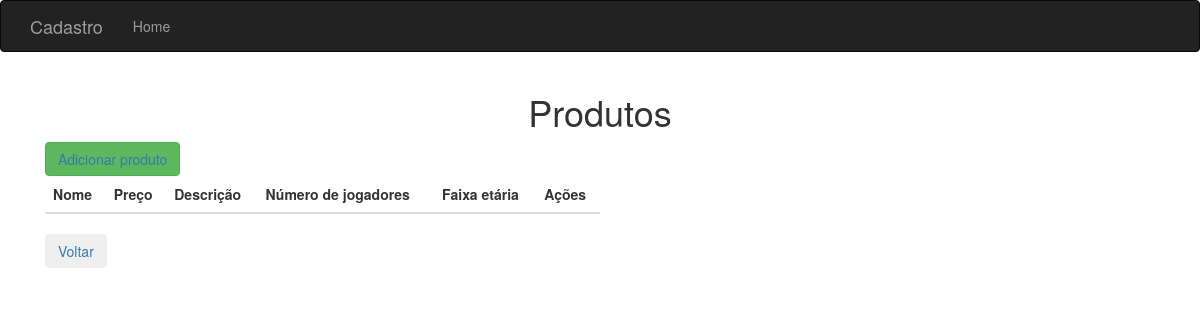
The page /product on the database as committed earlier.
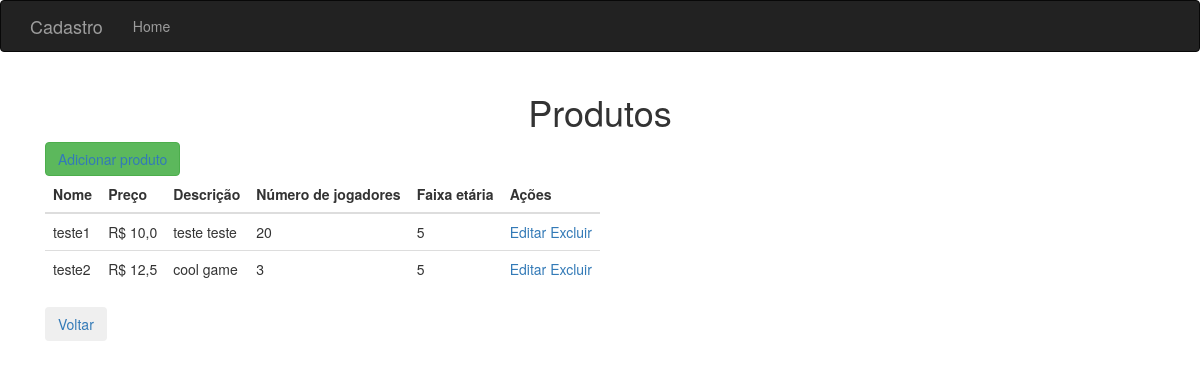
The same page on the database as committed later.
### models.py (models this page shows)
class Product(db.Model):
    __tablename__ = 'product'
    id = db.Column('id', db.Integer, primary_key=True, autoincrement=True)
    name = db.Column(db.String(150))
    price = db.Column(db.Float)
    description = db.Column(db.String(500))
    players = db.Column(db.Integer)
    age = db.Column(db.Integer)

### form.py (the view)
@form.route('/product')
def product():
    products = Product.query.all()
    print(product)
    return render_template('product/product.html', products=products)

### templates/product/product.html (shortened to what this page needs)
{% extends "base.html" %}
{% block page_content %}
<h1 style="text-align: center;">Produtos</h1>
<div class="container">
    <div class="row">
        <div class="col-xs-12">
            <button type="button" class="btn btn-success"><a href="/add_product">Adicionar produto</a></button>
        </div>
        <div class="col-md-6">
            <table class="table">
                <thead>
                    <tr>
                        <th>Nome</th>
                        <th>Preço</th>
                        <th>Descrição</th>
                        <th>Número de jogadores</th>
                        <th>Faixa etária</th>
                        <th>Ações</th>
                    </tr>
                </thead>
                <tbody>
                    {% for p in products %}
                    <tr>
                        <td>{{p.name}}</td>
                        <td>R$ {{p.price | replace(".", ",")}}</td>
                        <td>{{p.description}}</td>
                        <td>{{p.players}}</td>
                        <td>{{p.age}}</td>
                        <td>
                            <a href="/edit_product/{{p.id}}">Editar</a>
                            <a href="/delete_product/{{p.id}}">Excluir</a>
                        </td>
                    </tr>
                    {% endfor %}
                </tbody>
            </table>
        </div>
    </div>
    <div class="return">
        <button type="button" class="btn btn-dark"><a href="/index">Voltar</a></button>
    </div>
</div>
{% endblock %}

Rows that differ between the two databases and show on the page:
added Product: name "teste1", price "10,0", description "teste teste", players "20", age "5"
added Product: name "teste2", price "12,5", description "cool game", players "3", age "5"
